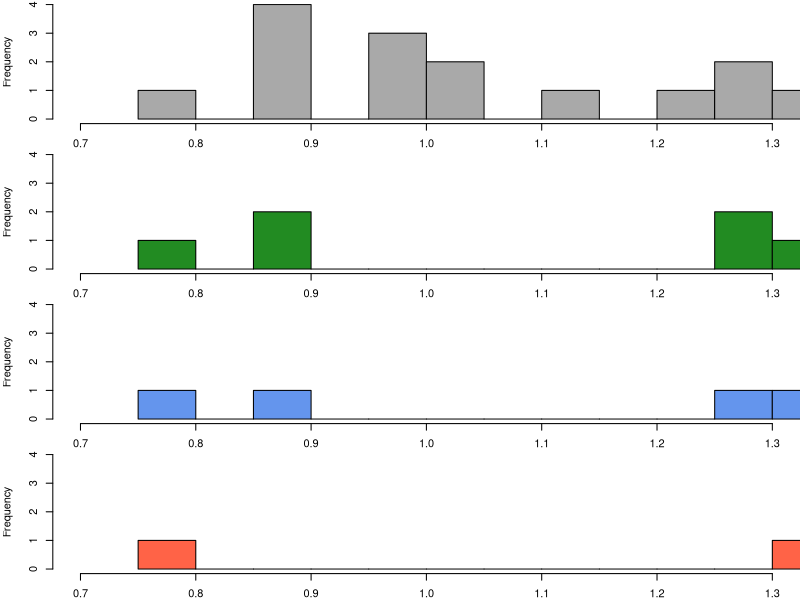

Generate this figure with R:

lambda<-rnorm(15,1,0.15)
toptwo <- lambda%in%sort(lambda)[c(1,15)]
topfour <- lambda%in%sort(lambda)[c(1:2,14:15)]
topsix <- lambda%in%sort(lambda)[c(1:3,13:15)]

par(mfrow=c(4,1),mar=c(2,4,0,0))
hist(lambda,xlim=c(0.7,1.3),breaks=10,main=" ",ylim=c(0,4),col="darkgray")
hist(lambda[topsix],xlim=c(0.7,1.3),breaks=10,main=" ",ylim=c(0,4),col="forestgreen")
hist(lambda[topfour],xlim=c(0.7,1.3),breaks=10,main=" ",ylim=c(0,4),col="cornflowerblue")
hist(lambda[toptwo],xlim=c(0.7,1.3),breaks=10,main=" ",ylim=c(0,4),col="tomato")

sd(lambda);sd(lambda[topsix]);sd(lambda[topfour]);sd(lambda[toptwo])
